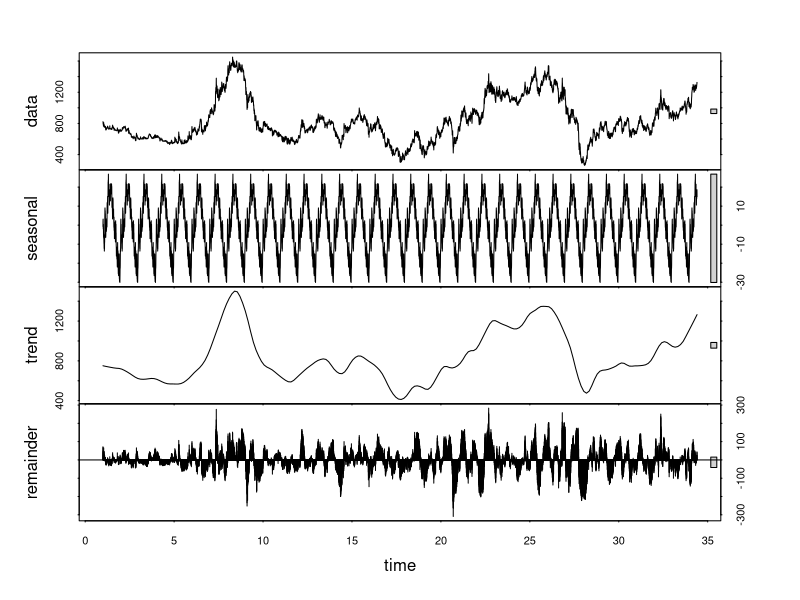

This figure's R source:
# change working directory
frame_files <- lapply(sys.frames(), function(x) x$ofile)
frame_files <- Filter(Negate(is.null), frame_files)
setwd(dirname(frame_files[[length(frame_files)]]))

# convert char-code "nkf -w --overwrite filename"
df <- read.csv("data/7201.T.csv", header = T)
names(df) <- c("Date", "Open", "High", "Low", "Close", "Volume", "Adjusted")

df.zoo <- zoo::zoo(df$Close, order.by = as.Date(df$Date, format = '%Y/%m/%d'))
# to create time-series object
df.ts <- ts(df.zoo, frequency = 245)

# decompose : data = seasonal + trend + residualError
stl <- stl(df.ts, "periodic")
plot(stl)
